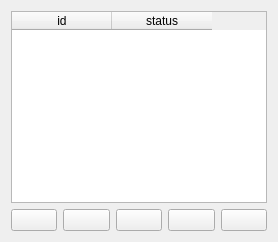
                <widget class="QWidget" name="page_data_base_status_plane">
                 <layout class="QGridLayout" name="gridLayout_60">
                  <item row="0" column="0">
                   <widget class="QTableWidget" name="table_status_plane">
                    <column>
                     <property name="text">
                      <string>id</string>
                     </property>
                    </column>
                    <column>
                     <property name="text">
                      <string>status</string>
                     </property>
                    </column>
                   </widget>
                  </item>
                  <item row="1" column="0">
                   <layout class="QHBoxLayout" name="horizontalLayout_25">
                    <item>
                     <widget class="QPushButton" name="btn_back_status_plane">
                      <property name="text">
                       <string/>
                      </property>
                      <property name="icon">
                       <iconset resource="../resources/res.qrc">
                        <normaloff>:/icon/icons/arrow-small-left.png</normaloff>:/icon/icons/arrow-small-left.png</iconset>
                      </property>
                      <property name="iconSize">
                       <size>
                        <width>30</width>
                        <height>50</height>
                       </size>
                      </property>
                      <property name="checkable">
                       <bool>true</bool>
                      </property>
                     </widget>
                    </item>
                    <item>
                     <widget class="QPushButton" name="btn_search_status_plane">
                      <property name="text">
                       <string/>
                      </property>
                      <property name="icon">
                       <iconset resource="../resources/res.qrc">
                        <normaloff>:/icon/icons/search.png</normaloff>:/icon/icons/search.png</iconset>
                      </property>
                      <property name="iconSize">
                       <size>
                        <width>30</width>
                        <height>50</height>
                       </size>
                      </property>
                     </widget>
                    </item>
                    <item>
                     <widget class="QPushButton" name="btn_edit_status_plane">
                      <property name="text">
                       <string/>
                      </property>
                      <property name="icon">
                       <iconset resource="../resources/res.qrc">
                        <normaloff>:/icon/icons/pencil.png</normaloff>:/icon/icons/pencil.png</iconset>
                      </property>
                      <property name="iconSize">
                       <size>
                        <width>30</width>
                        <height>50</height>
                       </size>
                      </property>
                     </widget>
                    </item>
                    <item>
                     <widget class="QPushButton" name="btn_insert_status_plane">
                      <property name="text">
                       <string/>
                      </property>
                      <property name="icon">
                       <iconset resource="../resources/res.qrc">
                        <normaloff>:/icon/icons/icons8-plus-24 (2).png</normaloff>:/icon/icons/icons8-plus-24 (2).png</iconset>
                      </property>
                      <property name="iconSize">
                       <size>
                        <width>50</width>
                        <height>50</height>
                       </size>
                      </property>
                     </widget>
                    </item>
                    <item>
                     <widget class="QPushButton" name="btn_delete_status_plane">
                      <property name="text">
                       <string/>
                      </property>
                      <property name="icon">
                       <iconset resource="../resources/res.qrc">
                        <normaloff>:/icon/icons/icons8-trash-50 (1).png</normaloff>:/icon/icons/icons8-trash-50 (1).png</iconset>
                      </property>
                      <property name="iconSize">
                       <size>
                        <width>30</width>
                        <height>50</height>
                       </size>
                      </property>
                     </widget>
                    </item>
                   </layout>
                  </item>
                 </layout>
                </widget>
